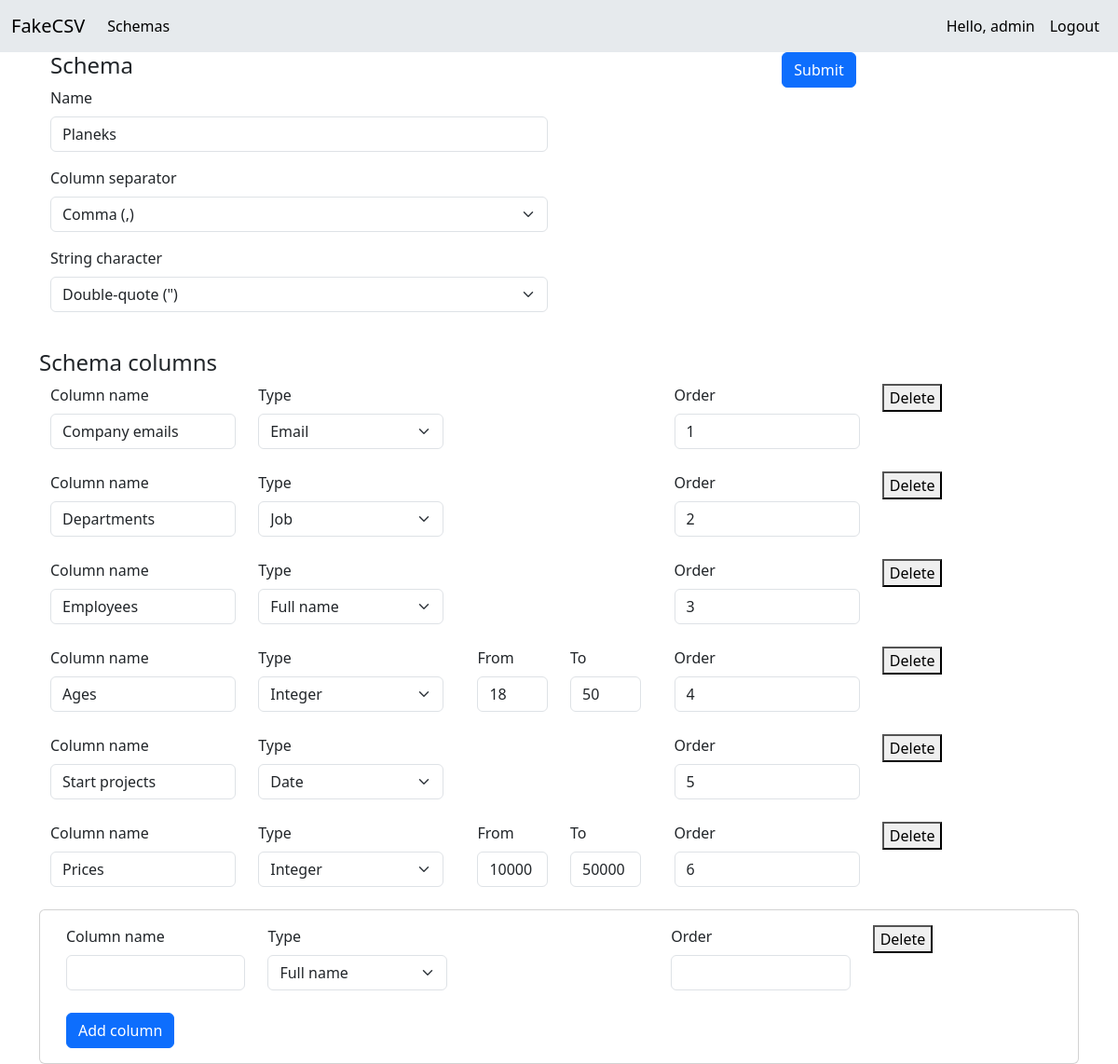
Screenshot of /edit-schema/Planeks/ (signed in) with the database file from the repository.
### CSV_converter/models.py (models this page shows, shortened)
class Schema(models.Model):
    user = models.ForeignKey(User, on_delete=models.CASCADE, default=1)
    name = models.CharField(max_length=255)
    column_separator = models.CharField(max_length=255)
    string_character = models.CharField(max_length=255)
    modified = models.DateField(auto_now=True)

class Column(models.Model):
    name = models.CharField(max_length=255)
    type = models.CharField(
        max_length=255,
        choices=TYPE_CHOICES
    )
    order = models.CharField(max_length=255)
    schema = models.ForeignKey(
        Schema,
        on_delete=models.CASCADE
    )

class IntegerColumn(Column):
    range_low = models.IntegerField(blank=True, null=True, default=0)
    range_high = models.IntegerField(blank=True, null=True, default=100)

### CSV_converter/views.py (the view, shortened to what this page needs)
# urls.py: path('edit-schema/<str:name>/', views.edit_schema, name="edit_schema"),
def edit_schema(request, name):
    schema = get_object_or_404(Schema, name=name)
    columns = schema.column_set.all().order_by('order')
    options = ['Full name', 'Job', 'Email', 'Integer', 'Date']
    return render(request, "edit_schema.html", {"schema": schema, "columns": columns, 'options': options})

### CSV_converter/templates/edit_schema.html (shortened to what this page needs)
{% extends 'base.html' %}
{% block content %}
  <form method="post">
    <div class="container text-left">
      <div class="row">
        <div class="col">
          <h4>Schema</h4>
          <div class="mb-3">
            <label class="form-label" for="schema_name">Name</label>
            <input type="text" id="schema_name" class="form-control" name="schema_name" value="{{ schema.name }}">
          </div>
          <div class="mb-3">
            <label for="column_separator" class="form-label">Column separator</label>
            <select class="form-select"  name="separator" id="column_separator" aria-label="Default select example">
              {% if schema.column_separator == ',' %}
                <option value="," selected>Comma (,)</option>
              {% else %}
                <option value=",">Comma (,)</option>
                <option value=";" selected>Semicolon (;)</option>
              {% endif %}
            </select>
          </div>
          <div class="mb-3">
            <label class="form-label">String character</label>
            <select class="form-select" name="character" aria-label="Default select example">
              {% if schema.string_character == '"' %}
                <option value='"' selected>Double-quote (")</option>
              {% else %}
                <option value='"'>Double-quote (")</option>
                <option value="'" selected>Single-quote (')</option>
              {% endif %}
            </select>
          </div>
        </div>
        <div class="col">
          <div class="d-grid gap-2 d-md-flex justify-content-evenly">
            <input class="btn btn-primary" id="submit1" name="submit" type="submit" value="Submit">
          </div>
        </div>
      </div>
    </div>
    <br>
    <h4>Schema columns</h4>
    <div id="columns-container">
      {% for column in columns %}
        <div class="card-body">
          <div class="container text-left">
            <div class="row">
              <div class="col">
                <label for="column_name{{ forloop.counter }}" class="form-label">Column name</label>
                <input type="text" id="column_name{{ forloop.counter }}" name="column_name" class="form-control" value="{{ column.name }}">
              </div>
              <div class="col">
                <label for="type" class="form-label">Type</label>
                <select class="form-select" name="type" id="type">
                  {% for option in options %}
                    <option value="{{ forloop.counter }}" {% if column.type|add:0 == forloop.counter %}selected{% endif %}>{{ option }}</option>
                  {% endfor %}
                </select>
              </div>
              <div class="col">
                <div id="integerFields{{ forloop.counter }}" class="integer-fields">
                  <div class="container text-left">
                    <div class="row">
                      <div class="col">
                          <label for="from{{ forloop.counter }}" class="form-label">From</label>
                          {% if column.type == "4" %}
                            <input id="from{{ forloop.counter }}" name="from[]" type="text" class="form-control" value="{{ column.integercolumn.range_low }}">
                          {% else %}
                            <input id="from{{ forloop.counter }}" name="from[]" type="text" class="form-control">
                          {% endif %}
                      </div>
                      <div class="col">
                          <label for="to{{ forloop.counter }}" class="form-label">To</label>
                          {% if column.type == "4" %}
                            <input id="to{{ forloop.counter }}" name="to[]" type="text" class="form-control" value="{{ column.integercolumn.range_high }}">
                          {% else %}
                            <input id="to{{ forloop.counter }}" name="to[]" type="text" class="form-control">
                          {% endif %}
                      </div>
                    </div>
                  </div>
                </div>
              </div>
              <div class="col">
                <label for="order{{ forloop.counter }}" class="form-label">Order</label>
                <input id="order{{ forloop.counter }}" type="text" class="form-control" name="order" value="{{ column.order }}">
              </div>
              <div class="col">
                <button class="delete-button" type="button">Delete</button>
              </div>
            </div>
          </div>
          <br>
        </div>
      {% endfor %}
    </div>
    <div class="card">
      <div class="card-body">
        <div class="container text-left">
          <div class="row">
            <div class="col">
              <label for="column_name" class="form-label">Column name</label>
              <input type="text" id="column_name" name="add_column_name" class="form-control">
              <br>
              <button type="button" id="add-column-button" name="submit" class="btn btn-primary">Add column</button>
            </div>
            <div class="col">
              <label for="type">Type</label>
              <select class="form-select" name="type" id="type" aria-label="Type">
                <option value="1">Full name</option>
              </select>
            </div>
            <div class="col">
            </div>
            <div class="col">
              <label for="order" class="form-label">Order</label>
              <input id="order" type="text" class="form-control" name="add_order">
            </div>
            <div class="col">
              <button class="delete-button">Delete</button>
            </div>
          </div>
        </div>
      </div>
    </div>
  </form>
{% endblock %}

### CSV_converter/templates/partials/_header.html (shortened to what this page needs)
<nav class="navbar navbar-expand-lg sticky-top" style="background-color: #e6eaed;" role="navigation">
    <div class="container-fluid">
      <span class="navbar-brand mb-0 h1">FakeCSV</span>
      <div class="collapse navbar-collapse" id="navbarSupportedContent">
        {% if user.is_authenticated %}
        <ul class="navbar-nav me-auto mb-2 mb-lg-0">
          <li class="nav-item">
            <a class="nav-link active" aria-current="page" href="{% url 'data_schemas' %}">Schemas</a>
          </li>
        </ul>
        <ul class="navbar-nav ml-auto">
            <li class="nav-item">
              <a class="nav-link active" aria-current="page" href="{% url 'profile' %}">Hello, {{ user.username }}</a>
            </li>
            <li class="nav-item">
              <a class="nav-link active" aria-current="page" href="{% url 'logout' %}">Logout</a>
            </li>
        </ul>
        {% endif %}
      </div>
    </div>
</nav>

### rows the page displays
Schema: schema_name "Planeks", separator "Comma (,)", character "Double-quote (\")"
Column: column_name "Company emails", type "Email", order "1"
Column: column_name "Departments", type "Job", order "2"
Column: column_name "Employees", type "Full name", order "3"
Column: column_name "Ages", type "Integer", integercolumn.range_low "18", integercolumn.range_high "50", order "4"
Column: column_name "Start projects", type "Date", order "5"
Column: column_name "Prices", type "Integer", integercolumn.range_low "10000", integercolumn.range_high "50000", order "6"

### other values shown
{{ user.username }} "admin"
